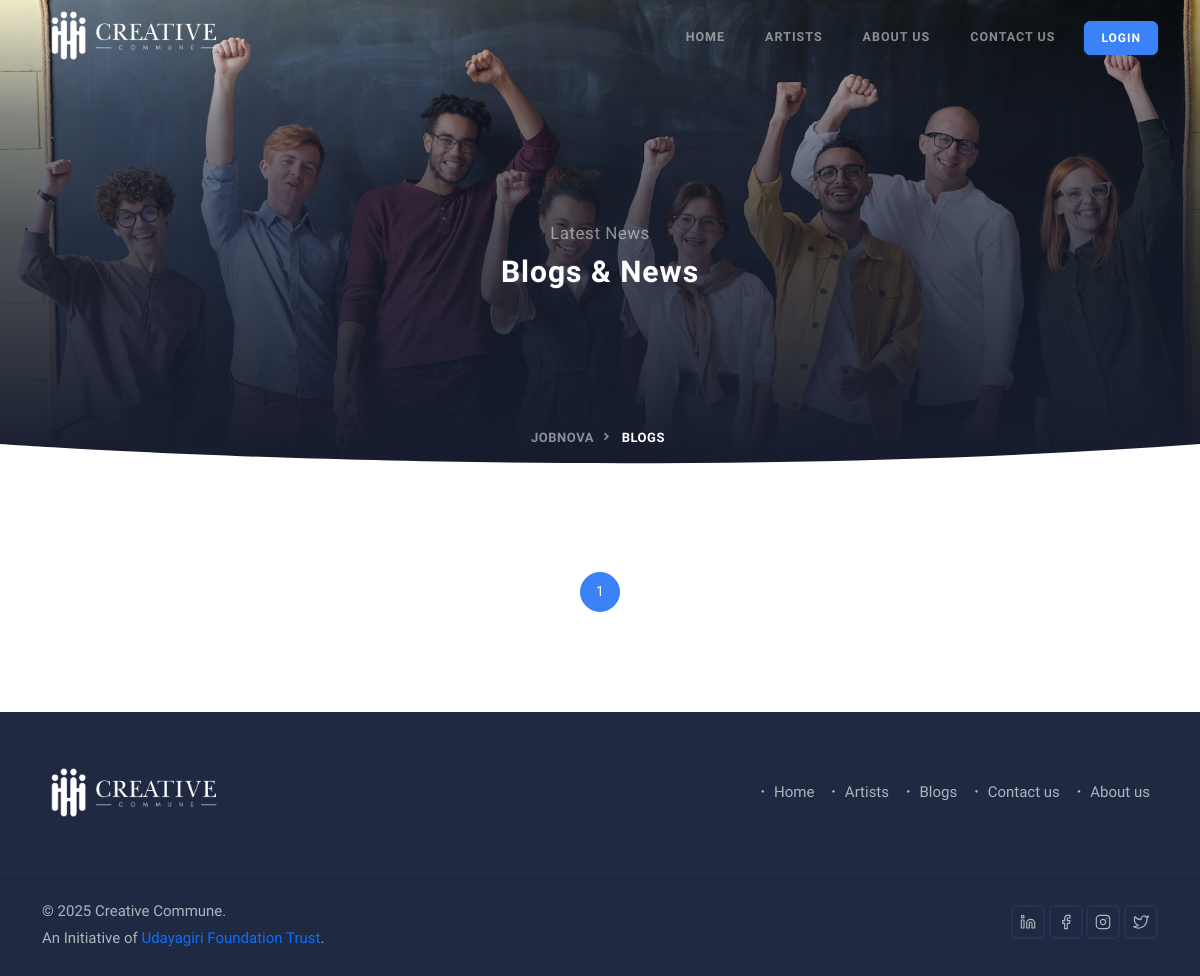
Page /blogs/ on the earlier database version.
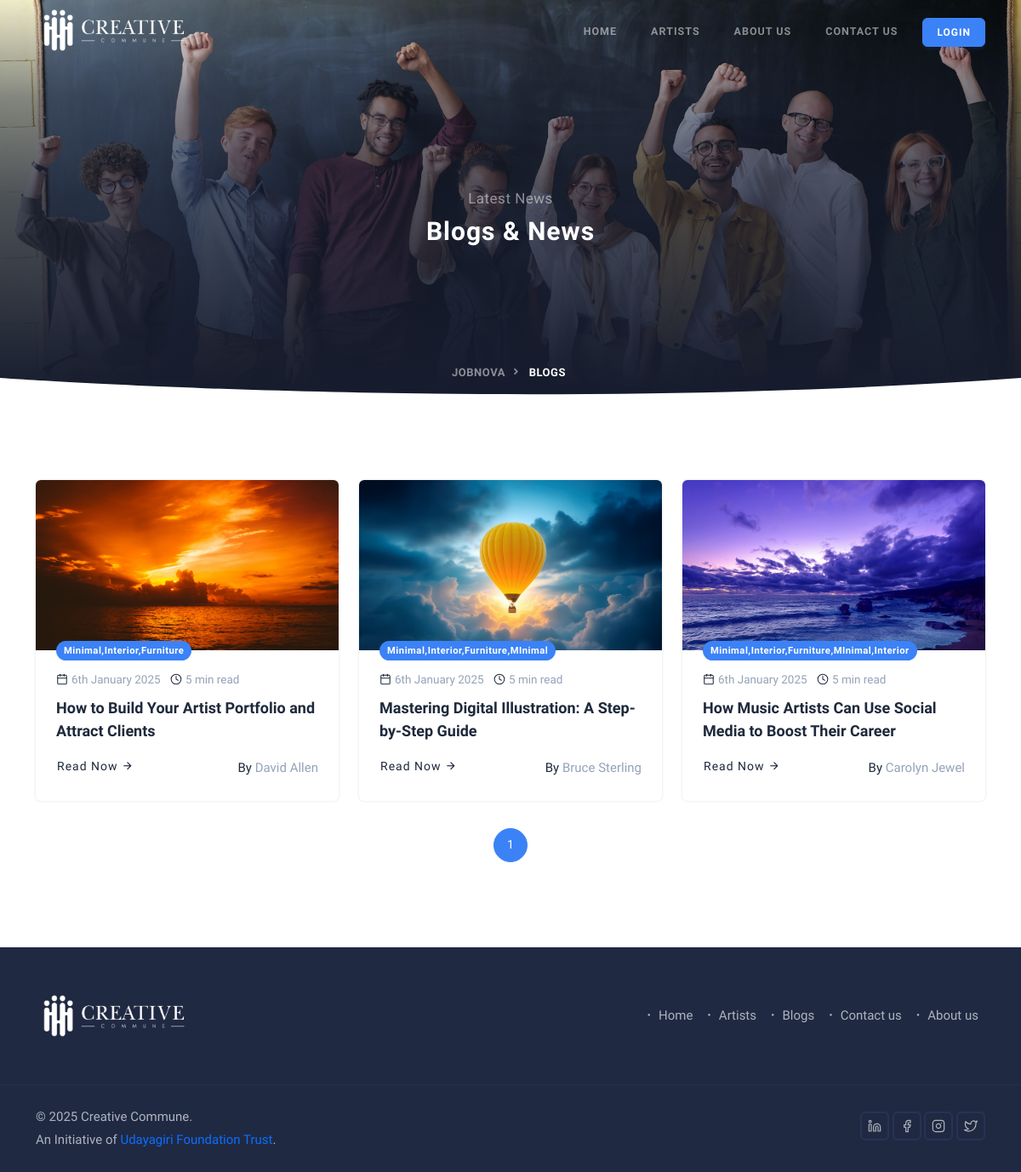
Same page on the later database version.
### myapp/models.py (models this page shows, shortened)
class Blog(models.Model):
    author = models.CharField(max_length=255, blank=False)
    blog_date = models.DateField(auto_now_add=True)
    blog_banner = models.ImageField(upload_to='blog_banners/', blank=False)
    blog_heading = models.CharField(max_length=100, blank=False)
    blog_body = models.TextField(max_length=3000, blank=False)
    blog_tags = models.CharField(max_length=255, blank=True)
    class Meta:
        verbose_name = 'Blog'
        verbose_name_plural = 'Blogs'

### myapp/views.py (the view)
# urls.py: path('blogs/',views.blogs,name="blogs"),
def blogs(request):
    user = request.user
    if user.is_authenticated:
        try:
            additional_info = ArtistMasterAdditional.objects.get(user=user)
            profile_picture = additional_info.profile_picture.url if additional_info.profile_picture else None
        except ArtistMasterAdditional.DoesNotExist:
            profile_picture = None
    else:
        profile_picture = None
    blog_list = Blog.objects.all()
    paginator = Paginator(blog_list, 9)
    page_number = request.GET.get('page')  # Get current page number from the query parameter
    blogs = paginator.get_page(page_number)  # Get blogs for the current page
    context = {
        "user": user,
        "profile_picture": profile_picture,
        "blogs": blogs,
    }
    return render(request, 'blogs.html', context)

### templates/blogs.html (shortened to what this page needs)
{% extends "base.html" %}
{% load static %}
{% block content %}
        <section class="bg-half-170 d-table w-100" style="background: url('{% static 'images/hero/bg.jpg' %}');">
            <div class="bg-overlay bg-gradient-overlay"></div>
            <div class="container">
                <div class="row mt-5 justify-content-center">
                    <div class="col-12">
                        <div class="title-heading text-center">
                            <p class="text-white-50 para-desc mx-auto mb-0">Latest News</p>
                            <h5 class="heading fw-semibold mb-0 sub-heading text-white title-dark">Blogs & News</h5>
                        </div>
                    </div>
                </div>
                <div class="position-middle-bottom">
                    <nav aria-label="breadcrumb" class="d-block">
                        <ul class="breadcrumb breadcrumb-muted mb-0 p-0">
                            <li class="breadcrumb-item"><a href="{% url 'index' %}">Jobnova</a></li>
                            <li class="breadcrumb-item active" aria-current="page">Blogs</li>
                        </ul>
                    </nav>
                </div>
            </div>
        </section>
        <div class="position-relative">
            <div class="shape overflow-hidden text-white">
                <svg viewBox="0 0 2880 48" fill="none" xmlns="http://www.w3.org/2000/svg">
                    <path d="M0 48H1437.5H2880V0H2160C1442.5 52 720 0 720 0H0V48Z" fill="currentColor"></path>
                </svg>
            </div>
        </div>
        <section class="section">
            <div class="container">
                <div class="row g-4">
                    {% for blog in blogs %}
                    <div class="col-lg-4 col-md-6">
                        <div class="card blog blog-primary shadow rounded overflow-hidden border-0">
                            <div class="card-img blog-image position-relative overflow-hidden rounded-0">
                                <div class="position-relative overflow-hidden">
                                    <img src="{{ blog.blog_banner.url }}" class="img-fluid" alt="{{ blog.blog_heading }}">
                                </div>
                            </div>
                            <div class="card-body blog-content position-relative p-0">
                                <div class="blog-tag px-4">
                                    {% if blog.blog_tags %}
                                        <a href="#" class="badge bg-primary rounded-pill">{{ blog.blog_tags }}</a>
                                    {% endif %}
                                </div>
                                <div class="p-4">
                                    <ul class="list-unstyled text-muted small mb-2">
                                        <li class="d-inline-flex align-items-center me-2">
                                            <i data-feather="calendar" class="fea icon-ex-sm me-1 text-dark"></i>
                                            {{ blog.blog_date|date:"jS F Y" }}
                                        </li>
                                        <li class="d-inline-flex align-items-center">
                                            <i data-feather="clock" class="fea icon-ex-sm me-1 text-dark"></i>
                                            5 min read
                                        </li>
                                    </ul>
                                    <a href="{% url 'blog-detail' blog.id %}" class="title fw-semibold fs-5 text-dark">
                                        {{ blog.blog_heading }}
                                    </a>
                                    <ul class="list-unstyled d-flex justify-content-between align-items-center text-muted mb-0 mt-3">
                                        <li class="list-inline-item me-2">
                                            <a href="{% url 'blog-detail' blog.id %}" class="btn btn-link primary text-dark">
                                                Read Now <i class="mdi mdi-arrow-right"></i>
                                            </a>
                                        </li>
                                        <li class="list-inline-item">
                                            <span class="text-dark">By</span>
                                            <a href="#" class="text-muted link-title">{{ blog.author }}</a>
                                        </li>
                                    </ul>
                                </div>
                            </div>
                        </div>
                    </div>
                {% endfor %}
                </div>
<div class="row">
    <div class="col-12 mt-4 pt-2">
        <ul class="pagination justify-content-center mb-0">
            {% for page_num in blogs.paginator.page_range %}
            <li class="page-item {% if page_num == blogs.number %}active{% endif %}">
                <a class="page-link" href="?page={{ page_num }}">{{ page_num }}</a>
            </li>
            {% endfor %}
        </ul>
    </div>
</div>
            </div>
        </section>
        {% endblock %}

### templates/base.html (shortened to what this page needs)
{% load static %}
<!doctype html>
<html lang="en">
	<head>
	    <link href="{% static 'css/bootstrap.min.css' %}" type="text/css" rel="stylesheet" />
        <link href="{% static 'css/tiny-slider.css' %}" rel="stylesheet" type="text/css" />
        <link href="{% static 'css/tobii.min.css' %}" rel="stylesheet" type="text/css" />
        <link href="{% static 'css/materialdesignicons.min.css' %}" rel="stylesheet" type="text/css" />
        <link href="{% static 'css/choices.min.css' %}" rel="stylesheet" type="text/css" />
        <link href="{% static 'css/style.min.css' %}" rel="stylesheet" type="text/css" />
        <link href="{% static 'css/swiper-bundle.min.css' %}" rel="stylesheet" type="text/css" />
        <link href="{% static 'css/swiper.min.css' %}" rel="stylesheet" type="text/css" />
	    <link href="{% static 'css/style.css' %}" rel="stylesheet" type="text/css" id="theme-opt" />
        <link href="https://cdnjs.cloudflare.com/ajax/libs/toastr.js/latest/toastr.min.css" rel="stylesheet" />
	</head>
	<body>
        <header id="topnav" class="defaultscroll sticky">
            <div class="container">
                <a class="logo" href="{% url 'index' %}">
                    <span class="logo-light-mode">
                        <img src="{% static 'images/logo-white.png' %}" class="l-light" alt="" width="185" height="65">
                    </span>
                </a>
                {% if user.is_authenticated %}
                <ul class="buy-button list-inline mb-0">
                    {% comment %} <li class="list-inline-item ps-1 mb-0">
                        <div class="dropdown">
                            <button type="button" class="dropdown-toggle btn btn-sm btn-icon btn-pills btn-primary" data-bs-toggle="dropdown" aria-haspopup="true" aria-expanded="false">
                                <i data-feather="search" class="icons"></i>
                            </button>
                            <div class="dropdown-menu dd-menu dropdown-menu-end bg-white rounded border-0 mt-3 p-0" style="width: 240px;">
                                <div class="search-bar">
                                    <div id="itemSearch" class="menu-search mb-0">
                                        <form role="search" method="get" id="searchItemform" class="searchform">
                                            <input type="text" class="form-control rounded border" name="s" id="searchItem" placeholder="Search...">
                                            <input type="submit" id="searchItemsubmit" value="Search">
                                        </form>
                                    </div>
                                </div>
                            </div>
                        </div>
                    </li> {% endcomment %}
                    <li class="list-inline-item ps-1 mb-0">
                        <div class="dropdown dropdown-primary">
                            <button type="button" class="dropdown-toggle btn btn-sm btn-icon btn-pills btn-primary" data-bs-toggle="dropdown" aria-haspopup="true" aria-expanded="false">
                                <img src="{% if profile_picture %}{{ profile_picture }}{% else %}{% static 'images/blank_pic.png' %}{% endif %}" class="img-fluid rounded-pill" alt="Profile Picture">
                            </button>
                            <div class="dropdown-menu dd-menu dropdown-menu-end bg-white rounded shadow border-0 mt-3">
                                <a href="{% url 'artist-profile_updated_one' %}" class="dropdown-item fw-medium fs-6"><i data-feather="user" class="fea icon-sm me-2 align-middle"></i>My profile</a>
                                {% comment %} <a href="{% url 'artist-profile-setting' %}" class="dropdown-item fw-medium fs-6"><i data-feather="settings" class="fea icon-sm me-2 align-middle"></i>Settings</a> {% endcomment %}
                                <div class="dropdown-divider border-top"></div>
                                <a href="{% url 'artist-profile-setting_updated_one' %}" class="dropdown-item fw-medium fs-6"><i data-feather="lock" class="fea icon-sm me-2 align-middle"></i>Profile setting</a>
                                <a href="{% url 'logout' %}" class="dropdown-item fw-medium fs-6"><i data-feather="log-out" class="fea icon-sm me-2 align-middle"></i>Logout</a>
                            </div>
                        </div>
                    </li>
                </ul>
                {% else %}
    <ul class="buy-button list-inline mb-0">
        <li class="list-inline-item ps-1 mb-0">
            <a href="{% url 'login' %}" class="btn btn-sm btn-primary">Login</a>
        </li>
    </ul>
{% endif %}
                <div id="navigation">
                    <ul class="navigation-menu nav-right nav-light">
                        <li class="has-submenu parent-menu-item {% if request.resolver_match.url_name == 'index' %}active{% endif %}">
                            <a href="{% url 'index' %}" class="sub-menu-item">Home</a>
                        </li>
                        <li class="has-submenu parent-menu-item {% if request.resolver_match.url_name == 'artists' %}active{% endif %}">
                            <a href="{% url 'artists' %}" class="sub-menu-item">Artists</a>
                        </li>
                        <li class="has-submenu parent-menu-item {% if request.resolver_match.url_name == 'aboutus' %}active{% endif %}">
                            <a href="{% url 'aboutus' %}" class="sub-menu-item">About Us</a>
                        </li>
                        <li><a href="{% url 'contactus' %}" class="sub-menu-item">Contact Us</a></li>
                    </ul>
                </div>
            </div>
        </header>
{% block content %}
{% endblock %}
        <footer class="bg-footer">
            <div class="container">
                <div class="row">
                    <div class="col-12">
                        <div class="py-5">
                            <div class="row align-items-center">
                                <div class="col-sm-3">
                                    <div class="text-center text-sm-start">
                                        <a href=""><img src="{% static 'images/logo-light.png' %}" alt="" width="185" height="65"></a>
                                    </div>
                                </div>
                                <div class="col-sm-9 mt-4 mt-sm-0">
                                    <ul class="list-unstyled footer-list terms-service text-center text-sm-end mb-0">
                                        <li class="list-inline-item my-2"><a href="{% url 'index' %}" class="text-foot fs-6 fw-medium me-2"><i class="mdi mdi-circle-small"></i> Home</a></li>
                                        <li class="list-inline-item my-2"><a href="{% url 'artists' %}" class="text-foot fs-6 fw-medium me-2"><i class="mdi mdi-circle-small"></i> Artists</a></li>
                                        <li class="list-inline-item my-2"><a href="{% url 'blogs' %}" class="text-foot fs-6 fw-medium me-2"><i class="mdi mdi-circle-small"></i> Blogs</a></li>
                                        <li class="list-inline-item my-2"><a href="{% url 'contactus' %}" class="text-foot fs-6 fw-medium me-2"><i class="mdi mdi-circle-small"></i> Contact us</a></li>
                                        <li class="list-inline-item my-2"><a href="{% url 'aboutus' %}" class="text-foot fs-6 fw-medium me-2"><i class="mdi mdi-circle-small"></i> About us</a></li>
                                    </ul>
                                </div>
                            </div>
                        </div>
                    </div>
                </div>
            </div>
            <div class="py-4 footer-bar">
                <div class="container text-center">
                    <div class="row align-items-center">
                        <div class="col-sm-6">
                            <div class="text-sm-start">
                                <p class="mb-0 fw-medium">© <script>document.write(new Date().getFullYear())</script> Creative Commune.<br>An Initiative of  <a href="https://udaygirifoundation.org/" target="_blank" class="text-decoration-none">Udayagiri Foundation Trust</a>.</p>
                            </div>
                        </div>
                        <div class="col-sm-6 mt-4 mt-sm-0 pt-2 pt-sm-0">
                            <ul class="list-unstyled social-icon foot-social-icon text-sm-end mb-0">
                                <li class="list-inline-item"><a href="http://linkedin.com/company/creativecomune" target="_blank" class="rounded"><i data-feather="linkedin" class="fea icon-sm align-middle" title="LinkedIn"></i></a></li>
                                <li class="list-inline-item"><a href="https://www.facebook.com/creativecomune" target="_blank" class="rounded"><i data-feather="facebook" class="fea icon-sm align-middle" title="Facebook"></i></a></li>
                                <li class="list-inline-item"><a href="https://www.instagram.com/creativecomune/" target="_blank" class="rounded"><i data-feather="instagram" class="fea icon-sm align-middle" title="Instagram"></i></a></li>
                                <li class="list-inline-item"><a href="https://twitter.com/creativecomune" target="_blank" class="rounded"><i data-feather="twitter" class="fea icon-sm align-middle" title="Twitter"></i></a></li>
                            </ul>
                        </div>
                    </div>
                </div>
            </div>
        </footer>
    </body>
</html>

Differences in the rows shown:
added Blog: blog_banner (picture), blog_tags "Minimal,Interior,Furniture", blog_date "6th January 2025", blog_heading "How to Build Your Artist Portfolio and Attract Clients", author "David Allen"
added Blog: blog_banner (picture), blog_tags "Minimal,Interior,Furniture,MInimal", blog_date "6th January 2025", blog_heading "Mastering Digital Illustration: A Step-by-Step Guide", author "Bruce Sterling"
added Blog: blog_banner (picture), blog_tags "Minimal,Interior,Furniture,MInimal,Interior", blog_date "6th January 2025", blog_heading "How Music Artists Can Use Social Media to Boost Their Career", author "Carolyn Jewel"
